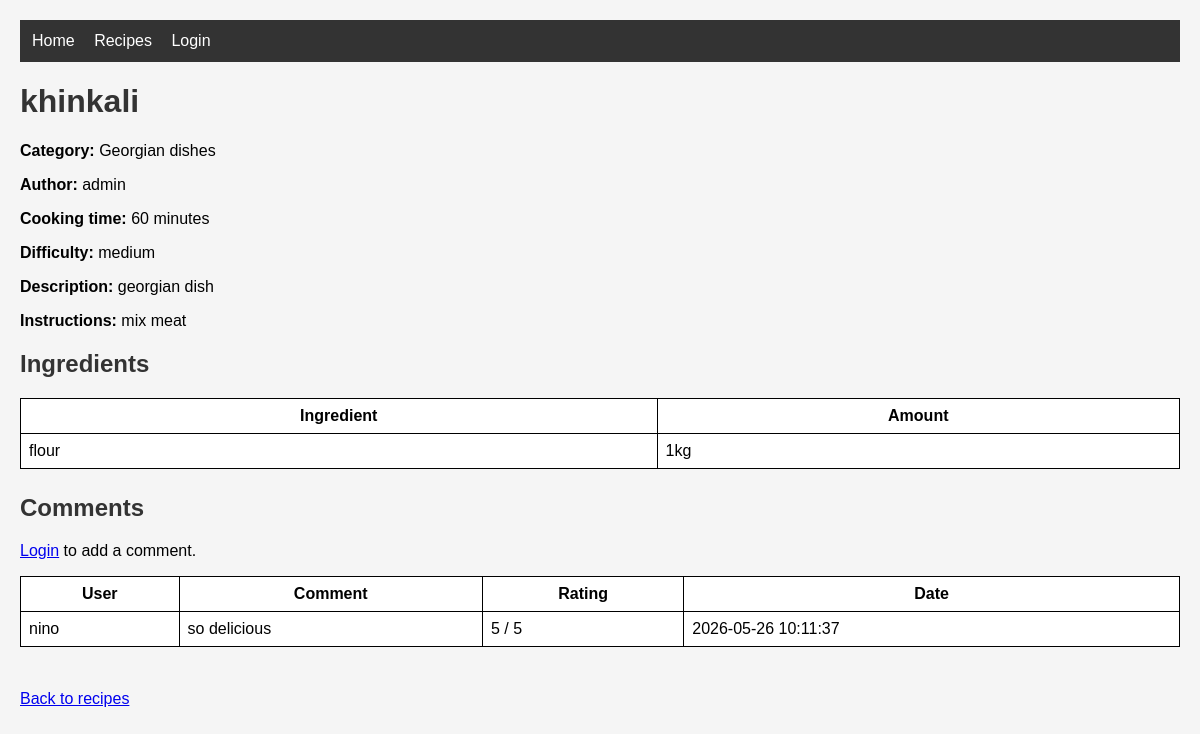
The page /recipe_detail.php?id=1 on the database its author committed.
### tables this page shows
CREATE TABLE `recipes` (
  `id` int(11) NOT NULL,
  `user_id` int(11) NOT NULL,
  `category_id` int(11) NOT NULL,
  `title` varchar(150) NOT NULL,
  `description` text DEFAULT NULL,
  `instructions` text DEFAULT NULL,
  `cooking_time` int(11) DEFAULT NULL,
  `difficulty` varchar(50) DEFAULT NULL,
  `image` varchar(255) DEFAULT NULL,
  `created_at` timestamp NOT NULL DEFAULT current_timestamp(),
  `updated_at` timestamp NULL DEFAULT NULL,
  `deleted_at` timestamp NULL DEFAULT NULL
);

CREATE TABLE `categories` (
  `id` int(11) NOT NULL,
  `name` varchar(100) NOT NULL,
  `description` text DEFAULT NULL,
  `created_at` timestamp NOT NULL DEFAULT current_timestamp(),
  `updated_at` timestamp NULL DEFAULT NULL,
  `deleted_at` timestamp NULL DEFAULT NULL
);

CREATE TABLE `users` (
  `id` int(11) NOT NULL,
  `name` varchar(100) NOT NULL,
  `email` varchar(150) NOT NULL,
  `password` varchar(255) NOT NULL,
  `role` varchar(20) NOT NULL,
  `created_at` timestamp NOT NULL DEFAULT current_timestamp(),
  `updated_at` timestamp NULL DEFAULT NULL,
  `deleted_at` timestamp NULL DEFAULT NULL
);

CREATE TABLE `recipe_ingredients` (
  `id` int(11) NOT NULL,
  `recipe_id` int(11) NOT NULL,
  `ingredient_id` int(11) NOT NULL,
  `amount` varchar(100) DEFAULT NULL,
  `created_at` timestamp NOT NULL DEFAULT current_timestamp(),
  `updated_at` timestamp NULL DEFAULT NULL,
  `deleted_at` timestamp NULL DEFAULT NULL
);

CREATE TABLE `ingredients` (
  `id` int(11) NOT NULL,
  `name` varchar(100) NOT NULL,
  `created_at` timestamp NOT NULL DEFAULT current_timestamp(),
  `updated_at` timestamp NULL DEFAULT NULL,
  `deleted_at` timestamp NULL DEFAULT NULL
);

CREATE TABLE `comments` (
  `id` int(11) NOT NULL,
  `user_id` int(11) NOT NULL,
  `recipe_id` int(11) NOT NULL,
  `comment` text DEFAULT NULL,
  `rating` int(11) DEFAULT NULL,
  `created_at` timestamp NOT NULL DEFAULT current_timestamp(),
  `updated_at` timestamp NULL DEFAULT NULL,
  `deleted_at` timestamp NULL DEFAULT NULL
);

### recipe_detail.php (the view, shortened to what this page needs)
<?php
require_once __DIR__ . "/config.php";
$recipe_id = (int) $_GET['id'];
$recipe_query = "SELECT recipes.*, users.name AS user_name, categories.name AS category_name
    FROM recipes
    LEFT JOIN users ON recipes.user_id = users.id
    LEFT JOIN categories ON recipes.category_id = categories.id
    WHERE recipes.id = $recipe_id AND recipes.deleted_at IS NULL";
$recipe_result = mysqli_query($connect, $recipe_query);
$recipe = mysqli_fetch_assoc($recipe_result);
$ingredients_query = "SELECT recipe_ingredients.amount, ingredients.name
    FROM recipe_ingredients
    LEFT JOIN ingredients ON recipe_ingredients.ingredient_id = ingredients.id
    WHERE recipe_ingredients.recipe_id = $recipe_id AND recipe_ingredients.deleted_at IS NULL";
$ingredients_result = mysqli_query($connect, $ingredients_query);
$ingredients_data = mysqli_fetch_all($ingredients_result, MYSQLI_ASSOC);
$comments_query = "SELECT comments.*, users.name AS user_name
    FROM comments
    LEFT JOIN users ON comments.user_id = users.id
    WHERE comments.recipe_id = $recipe_id AND comments.deleted_at IS NULL
    ORDER BY comments.created_at DESC";
$comments_result = mysqli_query($connect, $comments_query);
$comments_data = mysqli_fetch_all($comments_result, MYSQLI_ASSOC);
?>
<!DOCTYPE html>
<html lang="en">
<head>
    <link rel="stylesheet" href="style.css">
</head>
<body>
    <nav>
        <a href="index.php">Home</a>
        <a href="recipes.php">Recipes</a>
        <?php if (isset($_SESSION['user_id'])) { ?>
            <span style="color:white;">Hello, <?= $_SESSION['user_name'] ?></span>
            <a href="logout.php">Logout</a>
        <?php } else { ?>
            <a href="login.php">Login</a>
        <?php } ?>
    </nav>
    <h1><?= $recipe['title'] ?></h1>
    <p><strong>Category:</strong> <?= $recipe['category_name'] ?></p>
    <p><strong>Author:</strong> <?= $recipe['user_name'] ?></p>
    <p><strong>Cooking time:</strong> <?= $recipe['cooking_time'] ?> minutes</p>
    <p><strong>Difficulty:</strong> <?= $recipe['difficulty'] ?></p>
    <p><strong>Description:</strong> <?= $recipe['description'] ?></p>
    <p><strong>Instructions:</strong> <?= $recipe['instructions'] ?></p>
    <h2>Ingredients</h2>
    <table>
        <tr>
            <th>Ingredient</th>
            <th>Amount</th>
        </tr>
        <?php foreach ($ingredients_data as $ing) { ?>
        <tr>
            <td><?= $ing['name'] ?></td>
            <td><?= $ing['amount'] ?></td>
        </tr>
        <?php } ?>
    </table>
    <h2>Comments</h2>
    <?php if (isset($_SESSION['user_id'])) { ?>
        <form method="post">
            <label>Your comment</label>
            <textarea name="comment" rows="4" required></textarea>
            <label>Rating (1-5)</label>
            <select name="rating" required>
                <option value="1">1</option>
                <option value="2">2</option>
                <option value="3">3</option>
                <option value="4">4</option>
                <option value="5" selected>5</option>
            </select>
            <button type="submit" name="add_comment">Add Comment</button>
        </form>
    <?php } else { ?>
        <p><a href="login.php">Login</a> to add a comment.</p>
    <?php } ?>
    <table>
        <tr>
            <th>User</th>
            <th>Comment</th>
            <th>Rating</th>
            <th>Date</th>
        </tr>
        <?php foreach ($comments_data as $c) { ?>
        <tr>
            <td><?= $c['user_name'] ?></td>
            <td><?= $c['comment'] ?></td>
            <td><?= $c['rating'] ?> / 5</td>
            <td><?= $c['created_at'] ?></td>
        </tr>
        <?php } ?>
    </table>
    <br>
    <a href="recipes.php">Back to recipes</a>
</body>
</html>

### style.css (style rules this page uses)
body { font-family: Arial, sans-serif; margin: 20px; background: #f5f5f5; }
nav { background: #333; padding: 12px; margin-bottom: 20px; }
nav a { color: white; margin-right: 15px; text-decoration: none; }
h1, h2 { color: #333; }
table { border: solid 1px black; border-collapse: collapse; width: 100%; margin-bottom: 25px; background: white; }
table td, table th { border: solid 1px black; padding: 8px; }

### rows shown on the page
recipes: title "khinkali", category.name "Georgian dishes", user.name "admin", cooking_time "60", difficulty "medium", description "georgian dish", instructions "mix meat"
recipe_ingredients: ingredient.name "flour", amount "1kg"
comments: user.name "nino", comment "so delicious", rating "5", created_at "2026-05-26 10:11:37"
